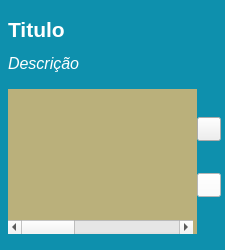
<?xml version="1.0" encoding="UTF-8"?>
<ui version="4.0">
 <class>wdgGrupoCard</class>
 <widget class="QWidget" name="wdgGrupoCard">
  <property name="geometry">
   <rect>
    <x>0</x>
    <y>0</y>
    <width>225</width>
    <height>250</height>
   </rect>
  </property>
  <property name="minimumSize">
   <size>
    <width>200</width>
    <height>250</height>
   </size>
  </property>
  <property name="maximumSize">
   <size>
    <width>225</width>
    <height>300</height>
   </size>
  </property>
  <property name="windowTitle">
   <string>Form</string>
  </property>
  <property name="styleSheet">
   <string notr="true">/*#wdgGrupoCard {
	background-color: qlineargradient(spread:pad, x1:0, y1:1, x2:1, y2:0, stop:0 rgba(105, 33, 140, 60), stop:1 rgba(112, 237, 255, 60));	
}*/</string>
  </property>
  <layout class="QVBoxLayout" name="verticalLayout">
   <property name="spacing">
    <number>0</number>
   </property>
   <property name="leftMargin">
    <number>0</number>
   </property>
   <property name="topMargin">
    <number>0</number>
   </property>
   <property name="rightMargin">
    <number>0</number>
   </property>
   <property name="bottomMargin">
    <number>0</number>
   </property>
   <item>
    <widget class="QFrame" name="frGrupoCard">
     <property name="styleSheet">
      <string notr="true">#frGrupoCard {
	background-color: #0e90ad;
}</string>
     </property>
     <property name="frameShape">
      <enum>QFrame::NoFrame</enum>
     </property>
     <property name="frameShadow">
      <enum>QFrame::Raised</enum>
     </property>
     <layout class="QVBoxLayout" name="verticalLayout_2">
      <property name="spacing">
       <number>0</number>
      </property>
      <property name="leftMargin">
       <number>8</number>
      </property>
      <property name="topMargin">
       <number>4</number>
      </property>
      <property name="rightMargin">
       <number>4</number>
      </property>
      <property name="bottomMargin">
       <number>8</number>
      </property>
      <item>
       <widget class="QLabel" name="lbTituloCard">
        <property name="minimumSize">
         <size>
          <width>0</width>
          <height>50</height>
         </size>
        </property>
        <property name="maximumSize">
         <size>
          <width>16777215</width>
          <height>50</height>
         </size>
        </property>
        <property name="font">
         <font>
          <family>Ubuntu</family>
          <pointsize>16</pointsize>
          <weight>75</weight>
          <bold>true</bold>
         </font>
        </property>
        <property name="styleSheet">
         <string notr="true">#lbTituloCard{
	color: #fff;
	background-color: transparent;
	border: 0px;
	font-size: 16pt;
	font-family: Ubuntu;
	font-weight: bold;
}</string>
        </property>
        <property name="text">
         <string>Titulo</string>
        </property>
       </widget>
      </item>
      <item>
       <widget class="QLabel" name="lbDescricao">
        <property name="minimumSize">
         <size>
          <width>0</width>
          <height>18</height>
         </size>
        </property>
        <property name="maximumSize">
         <size>
          <width>16777215</width>
          <height>60</height>
         </size>
        </property>
        <property name="font">
         <font>
          <family>Ubuntu</family>
          <pointsize>12</pointsize>
          <italic>true</italic>
         </font>
        </property>
        <property name="styleSheet">
         <string notr="true">#lbDescricao{
	color: #fff;
	background-color: transparent;
	border: 0px;
	font-family: Ubuntu;
	font-size: 12pt;
	font-style: italic;
}</string>
        </property>
        <property name="text">
         <string>Descrição</string>
        </property>
        <property name="wordWrap">
         <bool>true</bool>
        </property>
       </widget>
      </item>
      <item alignment="Qt::AlignBottom">
       <widget class="QFrame" name="frBottom">
        <property name="styleSheet">
         <string notr="true">#frBottom {
	background-color: transparent;
}</string>
        </property>
        <property name="frameShape">
         <enum>QFrame::NoFrame</enum>
        </property>
        <property name="frameShadow">
         <enum>QFrame::Raised</enum>
        </property>
        <layout class="QHBoxLayout" name="horizontalLayout">
         <property name="spacing">
          <number>0</number>
         </property>
         <property name="leftMargin">
          <number>0</number>
         </property>
         <property name="topMargin">
          <number>0</number>
         </property>
         <property name="rightMargin">
          <number>0</number>
         </property>
         <property name="bottomMargin">
          <number>0</number>
         </property>
         <item>
          <widget class="QTableWidget" name="tblGrupoItem">
           <property name="styleSheet">
            <string notr="true">#tblGrupoItem {
	background-color: rgba(233, 185, 110, 200);
    /*border: none;*/
	color: #444;
	margin-bottom: 8px;
	padding-right: 4px;
	margin-top: 16px;
}

#tblGrupoItem::item {
	margin-left: 8px;
	/*padding-bottom: 4px;
	font-family: Ubuntu;
	font-size: 16pt;*/
	color: #fff;
}</string>
           </property>
           <property name="frameShape">
            <enum>QFrame::NoFrame</enum>
           </property>
           <property name="editTriggers">
            <set>QAbstractItemView::NoEditTriggers</set>
           </property>
           <property name="alternatingRowColors">
            <bool>false</bool>
           </property>
           <property name="selectionMode">
            <enum>QAbstractItemView::NoSelection</enum>
           </property>
           <property name="selectionBehavior">
            <enum>QAbstractItemView::SelectRows</enum>
           </property>
           <property name="showGrid">
            <bool>false</bool>
           </property>
           <attribute name="horizontalHeaderVisible">
            <bool>false</bool>
           </attribute>
           <attribute name="horizontalHeaderStretchLastSection">
            <bool>true</bool>
           </attribute>
           <attribute name="verticalHeaderVisible">
            <bool>false</bool>
           </attribute>
           <column>
            <property name="text">
             <string>Id</string>
            </property>
           </column>
           <column>
            <property name="text">
             <string>Nome</string>
            </property>
           </column>
           <column>
            <property name="text">
             <string>Sobrenome</string>
            </property>
           </column>
          </widget>
         </item>
         <item alignment="Qt::AlignVCenter">
          <widget class="QFrame" name="frBotoes">
           <property name="minimumSize">
            <size>
             <width>24</width>
             <height>0</height>
            </size>
           </property>
           <property name="maximumSize">
            <size>
             <width>24</width>
             <height>16777215</height>
            </size>
           </property>
           <property name="styleSheet">
            <string notr="true">#frBotoes{
	background-color: transparent;
}</string>
           </property>
           <property name="frameShape">
            <enum>QFrame::NoFrame</enum>
           </property>
           <property name="frameShadow">
            <enum>QFrame::Raised</enum>
           </property>
           <layout class="QVBoxLayout" name="verticalLayout_3">
            <property name="spacing">
             <number>32</number>
            </property>
            <property name="leftMargin">
             <number>0</number>
            </property>
            <property name="topMargin">
             <number>0</number>
            </property>
            <property name="rightMargin">
             <number>0</number>
            </property>
            <property name="bottomMargin">
             <number>0</number>
            </property>
            <item>
             <widget class="QPushButton" name="pbEditar">
              <property name="minimumSize">
               <size>
                <width>24</width>
                <height>24</height>
               </size>
              </property>
              <property name="maximumSize">
               <size>
                <width>24</width>
                <height>24</height>
               </size>
              </property>
              <property name="styleSheet">
               <string notr="true">#pbEditar {
	background-image: url(:/Editar/cardEditar.png);
	background-position: center;
	background-repeat: no-repeat;
}</string>
              </property>
              <property name="text">
               <string/>
              </property>
             </widget>
            </item>
            <item>
             <widget class="QPushButton" name="pbExcluir">
              <property name="minimumSize">
               <size>
                <width>24</width>
                <height>24</height>
               </size>
              </property>
              <property name="maximumSize">
               <size>
                <width>24</width>
                <height>24</height>
               </size>
              </property>
              <property name="styleSheet">
               <string notr="true">#pbExcluir {
	background-image: url(:/Excluir/cardExcluirRed.png);
	background-position: center;
	background-repeat: no-repeat;
	background-color: #fff;
}

#pbExcluir::hover {
	background-image: url(:/ExcluirW/cardExcluirWhite.png);
	background-position: center;
	background-repeat: no-repeat;
	background-color: #ff8d74;
}</string>
              </property>
              <property name="text">
               <string/>
              </property>
             </widget>
            </item>
           </layout>
          </widget>
         </item>
        </layout>
        <zorder>frBotoes</zorder>
        <zorder>tblGrupoItem</zorder>
       </widget>
      </item>
     </layout>
    </widget>
   </item>
  </layout>
 </widget>
 <resources>
  <include location="../Imagens/cardResources.qrc"/>
 </resources>
 <connections/>
</ui>
